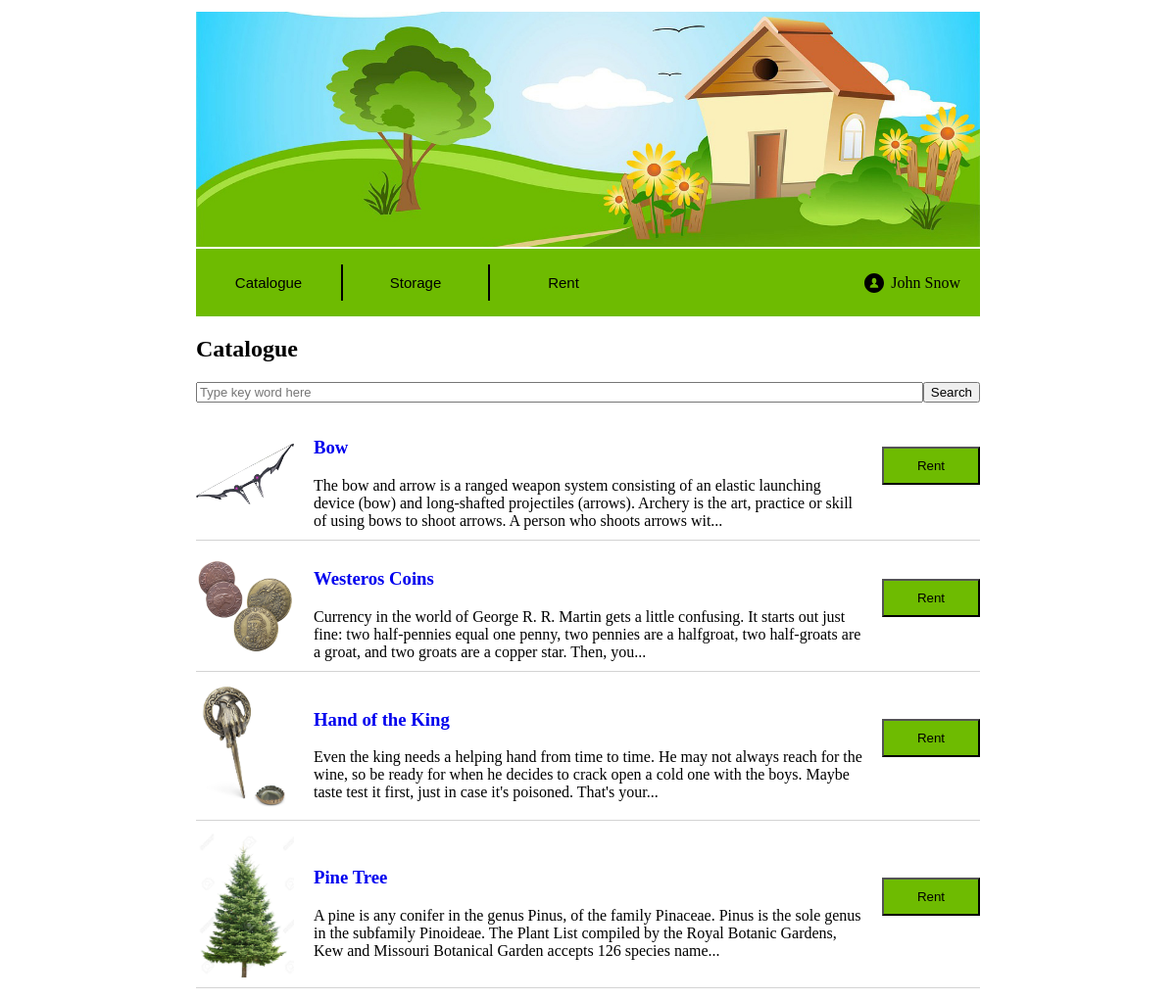
/things/catalogue_goods, run on an earlier commit of the app's database.
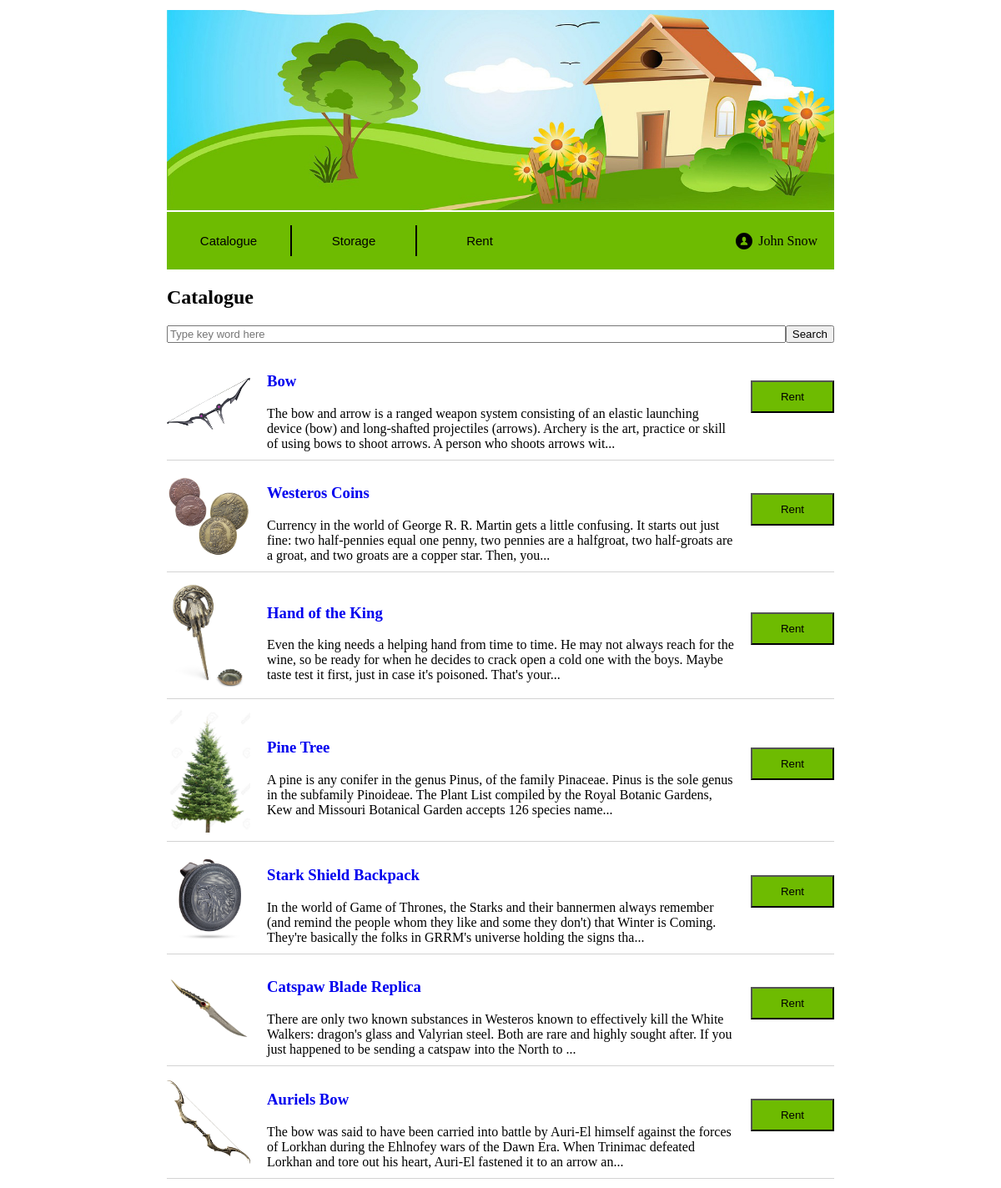
And on a later commit of the database.
### things/models.py (models this page shows, shortened)
class Good(models.Model):
    title = models.CharField('title', max_length=100)
    owner_id = models.ForeignKey(Customer)
    good_info = models.CharField('good info', max_length=1000)
    reservation_type = models.CharField('type', max_length=1, choices=RESERVATION_TYPES)
    image_path = models.CharField('image', max_length=200)
    status = models.CharField('status', max_length=1, choices=GOOD_STATUS)

### things/views.py (the view)
def catalogue_goods(request):
    items = Good.objects.all().exclude(owner_id__exact=CUSTOMER_INDEX)
    adjacent_reservations = Reservation.objects.filter(good_id__in=items)
    result_items = []
    for item in items:
        if len(adjacent_reservations.filter(good_id=item.pk)) == 0:
            result_items.append(item)
    template = loader.get_template('things/catalogue_goods.html')
    return HttpResponse(template.render({'good_items' : result_items}, request))

### things/templates/things/catalogue_goods.html (shortened to what this page needs)
{% extends "things/base.html" %}
{% block items_block %}
    <html lang="en">
    <head>
    </head>
    <body>
        <div><h2>Catalogue</h2></div>
        <form action="{% url 'search_goods' %}" method="get">
            <div class="search-flex-container">
                <input class="search" placeholder="Type key word here" type="text" name="search_field"></input>
                <div><button>Search</button></div>
            </div>
        </form>
        {% for item in good_items %}
            {% include "things/good_item.html" %}
        {% endfor %}
    </body>
    </html>
{% endblock %}

### things/templates/things/good_item.html (shortened to what this page needs)
{% load staticfiles %}
<html lang="en">
<head>
</head>
<body>
    <div class="item">
        <div class="item-flex-container">
            <div class="item-picture">
                <img src={% static item.image_path %} width="100px">
            </div>
            <div class="item-info">
                <div class="item-title">
                    <a href="{% url 'item_good_fullinfo' item.pk %}">
                        <h3>{{ item.title }}</h3>
                    </a>
                </div>
                <div class="item-description">
                    {{ item.good_info|slice:":230" }}...
                </div>
            </div>
            <form action="{% url 'rent_item' item.pk %}" method="post">
                <div><button class="item-button">Rent</button></div>
            </form>
        </div>
    </div>
</body>
</html>

What changed in the data, as far as the page shows it:
added Good: image_path (picture), title "Stark Shield Backpack", good_info "In the world of Game of Thrones, the Starks and their bannermen always remember (and remind the people whom they like and some they don't) that Winter is Coming. They're basically the folks in GRRM's universe holding the signs tha"
added Good: image_path (picture), title "Catspaw Blade Replica", good_info "There are only two known substances in Westeros known to effectively kill the White Walkers: dragon's glass and Valyrian steel. Both are rare and highly sought after. If you just happened to be sending a catspaw into the North to"
added Good: image_path (picture), title "Auriels Bow", good_info "The bow was said to have been carried into battle by Auri-El himself against the forces of Lorkhan during the Ehlnofey wars of the Dawn Era. When Trinimac defeated Lorkhan and tore out his heart, Auri-El fastened it to an arrow an"
